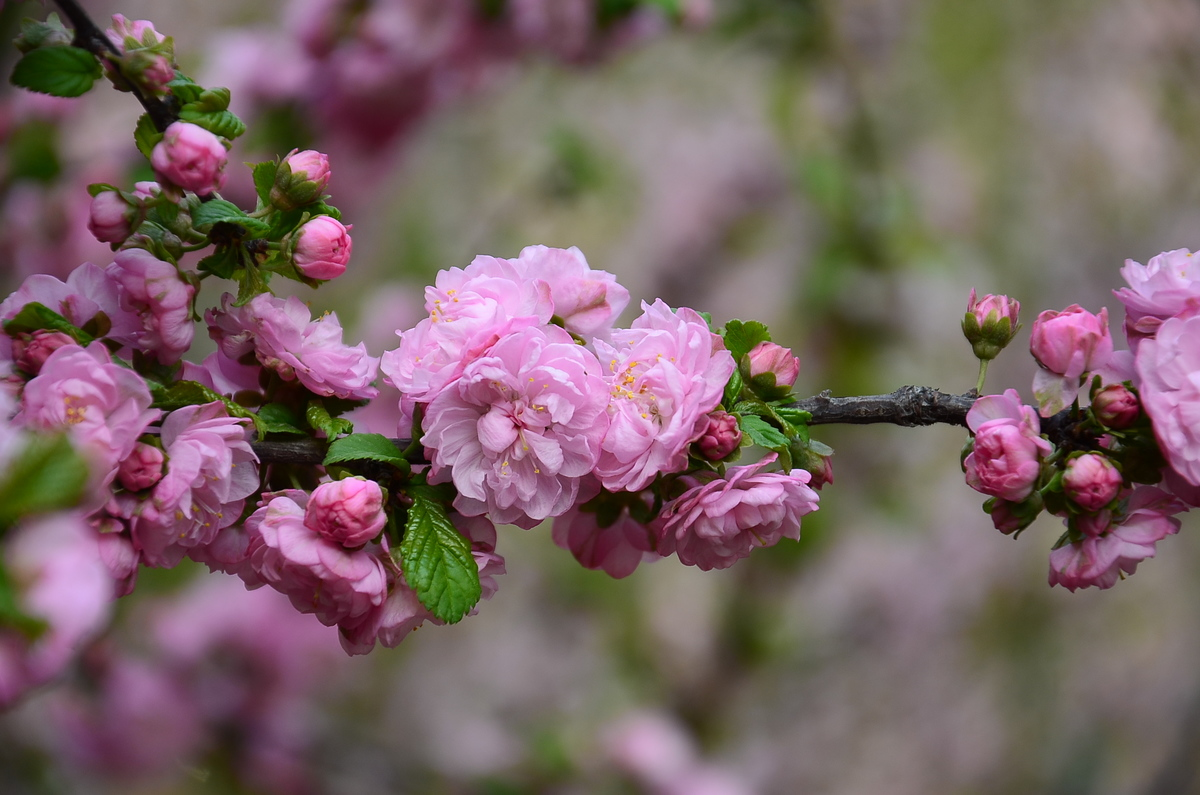
#> input picture Assignment 1/assignment-1-shreyash53/images/Section-4/flower/1.jpg, 1200 x 795 px; its folder holds 4 pictures in this run
$ python sample8.py
#> lines starting #> are read from the running program, lines starting #| are printed output that depends on the picture
import cv2
import numpy as np
import os

class Image_Stitching:
    def __init__(self) :

        self.sift = cv2.SIFT_create()
        self.min_match=10
        self.smoothing_window_size=800
        self.ratio=0.85

    def registration(self,img1,img2):
        img1 = cv2.normalize(img1,None,0,255,cv2.NORM_MINMAX).astype('uint8')
        img2 = cv2.normalize(img2,None,0,255,cv2.NORM_MINMAX).astype('uint8')
        kp2, des2 = self.sift.detectAndCompute(img2, None)
        kp1, des1 = self.sift.detectAndCompute(img1, None)

        good_matches=[]
        good_points = []
        matcher = cv2.BFMatcher()
        raw_matches = matcher.knnMatch(des1, des2, k=2)
        for m1, m2 in raw_matches:
            if m1.distance < self.ratio * m2.distance:
                good_matches.append([m1])
                good_points.append((m1.trainIdx, m1.queryIdx))

        img3 = cv2.drawMatchesKnn(img1, kp1, img2, kp2, good_matches, None, flags=2)
        #cv2.imwrite('matching.jpg', img3)
        if len(good_points) > self.min_match:
            image1_kp = np.float32(
                [kp1[i].pt for (_, i) in good_points])
            image2_kp = np.float32(
                [kp2[i].pt for (i, _) in good_points])
            H, status = cv2.findHomography(image2_kp, image1_kp, cv2.RANSAC,5.0)
        return H

    def create_mask(self,img1,img2,version):
        height_img1 = img1.shape[0]
        width_img1 = img1.shape[1]
        width_img2 = img2.shape[1]
        height_panorama = height_img1
        width_panorama = width_img1 +width_img2
        offset = int(self.smoothing_window_size / 2)
        barrier = img1.shape[1] - int(self.smoothing_window_size / 2)
        mask = np.zeros((height_panorama, width_panorama))
        if version== 'left_image':
            mask[:, barrier - offset:barrier + offset ] = np.tile(np.linspace(1, 0, 2 * offset ).T, (height_panorama, 1))
            mask[:, :barrier - offset] = 1
        else:
            mask[:, barrier - offset :barrier + offset ] = np.tile(np.linspace(0, 1, 2 * offset ).T, (height_panorama, 1))
            mask[:, barrier + offset:] = 1
        return cv2.merge([mask, mask, mask])

    def blending(self,img1,img2):
        H = self.registration(img1,img2)
        height_img1 = img1.shape[0]
        width_img1 = img1.shape[1]
        width_img2 = img2.shape[1]
        height_panorama = height_img1
        width_panorama = width_img1 +width_img2

        panorama1 = np.zeros((height_panorama, width_panorama, 3))
        mask1 = self.create_mask(img1,img2,version='left_image')
        panorama1[0:img1.shape[0], 0:img1.shape[1], :] = img1
        panorama1 *= mask1
        mask2 = self.create_mask(img1,img2,version='right_image')
        panorama2 = cv2.warpPerspective(img2, H, (width_panorama, height_panorama))*mask2
        result=panorama1+panorama2

        rows, cols = np.where(result[:, :, 0] != 0)
        min_row, max_row = min(rows), max(rows) + 1
        min_col, max_col = min(cols), max(cols) + 1
        final_result = result[min_row:max_row, min_col:max_col, :]
        return final_result
def main():
    # num=input("Enter number of images: ")
    images=[]
    for i in os.listdir('../images/Section-4/flower/'):
        # img = input("Enter path of image: ")
        images.append('../images/Section-4/flower/' + i)
#> pass 2 of the loop in main, `for i in os.listdir('../images/Section-4/flower/'):`:


    imst = Image_Stitching()
    final = imst.blending(cv2.imread(images[0]),cv2.imread(images[1]))
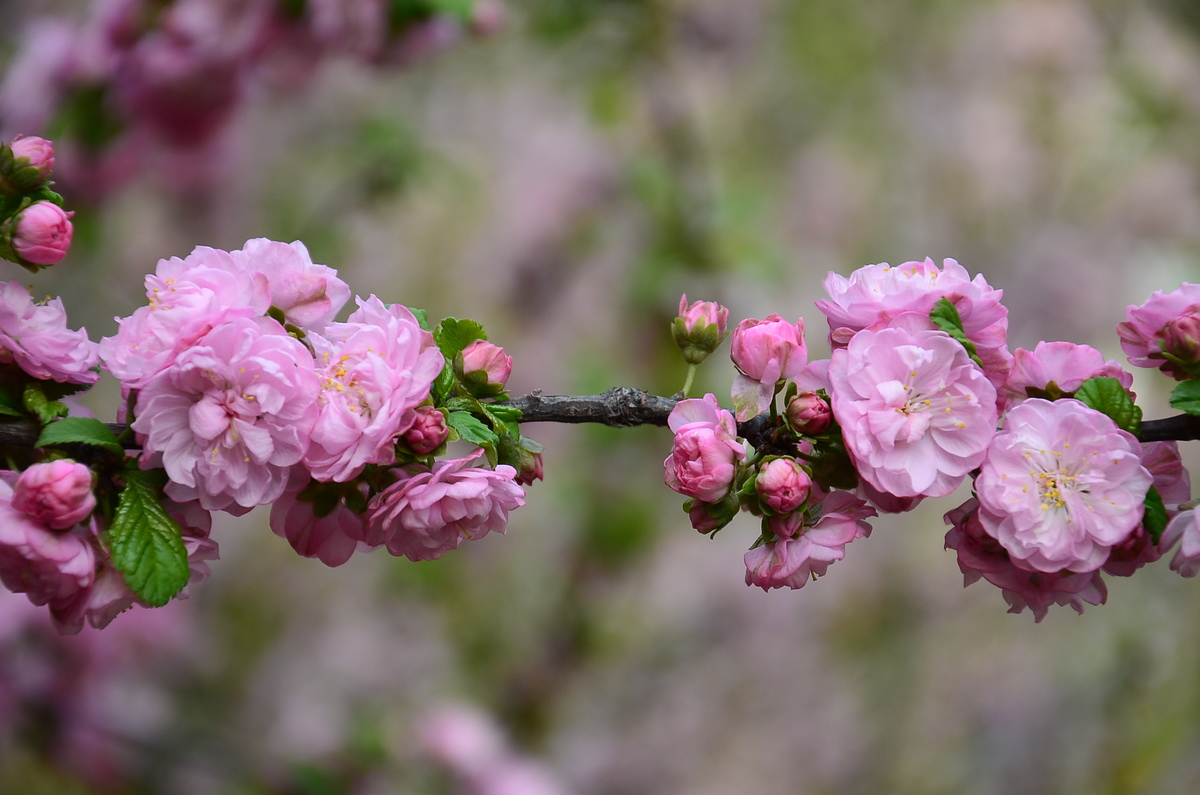
#> input picture Assignment 1/assignment-1-shreyash53/images/Section-4/flower/2.jpg, 1200 x 795 px
#> in registration, img1 is the input picture: shape (795, 1200, 3); mean B, G, R 100, 99.3, 120.4
#> in registration, img2 is the input picture: shape (795, 1200, 3); mean B, G, R 108.6, 110.1, 129
#> in registration, `kp2, des2 = self.sift.detectAndCompute(img2, None)`: kp2 = 2210 keypoints; strongest (x, y, size): (779, 472, 21.5), (745, 440, 2), (975, 473, 6.8), (1054, 486, 2.6)
#> in registration, `kp1, des1 = self.sift.detectAndCompute(img1, None)`: kp1 = 2418 keypoints; strongest (x, y, size): (258, 462, 2.1), (304, 163, 20.9), (421, 440, 2.3), (356, 493, 27)
#> in registration, `raw_matches = matcher.knnMatch(des1, des2, k=2)`: raw_matches = 2418 matches
#> after the loop in registration, `for m1, m2 in raw_matches:`: good_matches = 730 matches; good_points = 730 pairs, first value 2 to 2168, second value 6 to 2413
#> in registration, `image1_kp = np.float32( [kp1[i].pt for (_, i) in good_points])`: image1_kp = 730 pairs, first value 15.18 to 1188.4, second value 21.39 to 744.4
#> in registration, `image2_kp = np.float32( [kp2[i].pt for (i, _) in good_points])`: image2_kp = 730 pairs, first value 6.72 to 1166.8, second value 37.13 to 735
#> in registration, `H, status = cv2.findHomography(image2_kp, image1_kp, cv2.RANSAC,5.0)`: H = [[0.99, 0.02, 273.4], [-0.037, 0.99, 16.95], [-1.61e-05, -3.07e-05, 1]]; status = 730 values, max 1 at index 44, min 0 at index 0, mean 0.775
#> in blending, `min_row, max_row = min(rows), max(rows) + 1`: min_row = 0; max_row = 795
#> in blending, `min_col, max_col = min(cols), max(cols) + 1`: min_col = 0; max_col = 1545

    for i in images[2:]:
        final = imst.blending(final,cv2.imread(i))
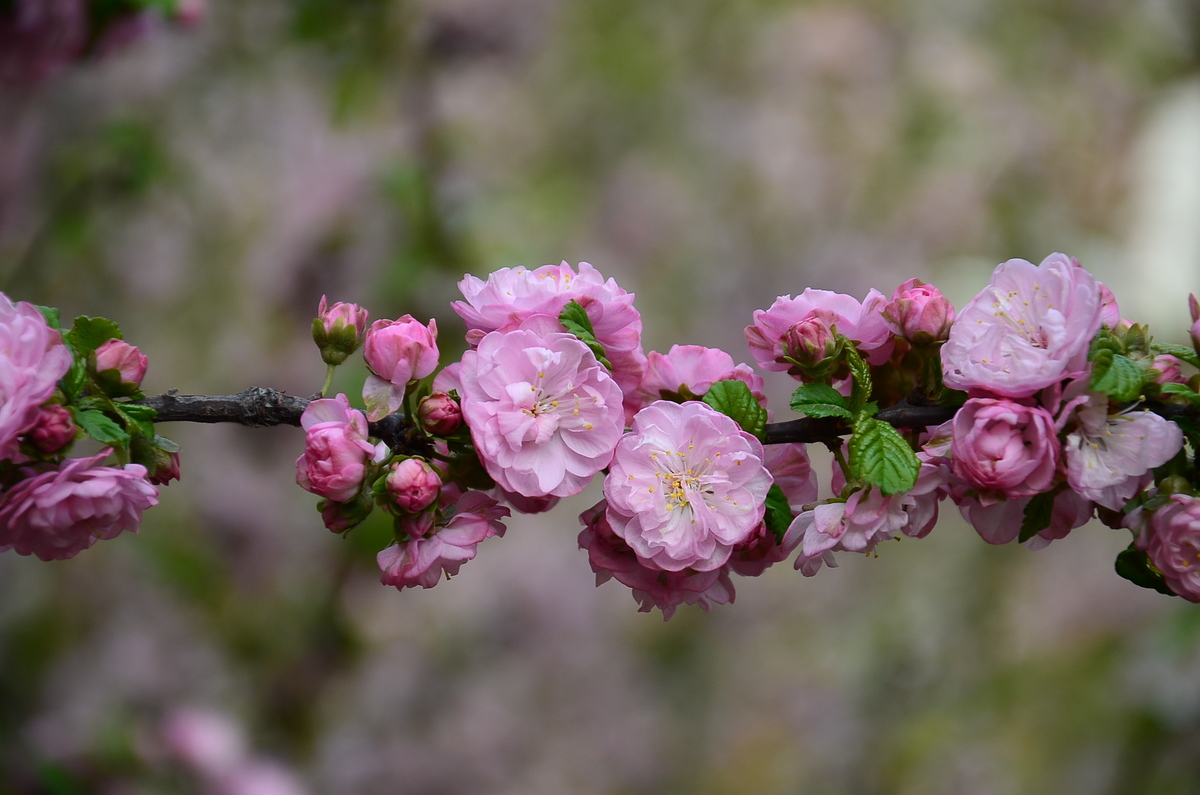
#> input picture Assignment 1/assignment-1-shreyash53/images/Section-4/flower/3.jpg, 1200 x 795 px
#> in registration, img2 is the input picture: shape (795, 1200, 3); mean B, G, R 93.8, 100.2, 113.4
#> in registration (call 2), `kp2, des2 = self.sift.detectAndCompute(img2, None)`: kp2 = 2017 keypoints; strongest (x, y, size): (680, 487, 2.1), (381, 451, 10.9), (606, 471, 5.2), (409, 471, 20.3)
#> in registration (call 2), `kp1, des1 = self.sift.detectAndCompute(img1, None)`: kp1 = 3028 keypoints; strongest (x, y, size): (1084, 468, 22), (258, 462, 2.1), (1287, 463, 7.1), (304, 163, 20.9)
#> in registration (call 2), `raw_matches = matcher.knnMatch(des1, des2, k=2)`: raw_matches = 3028 matches
#> after the loop in registration (call 2), `for m1, m2 in raw_matches:`: good_matches = 585 matches; good_points = 585 pairs, first value 1 to 2013, second value 22 to 3027
#> in registration (call 2), `img3 = cv2.drawMatchesKnn(img1, kp1, img2, kp2, good_matches, None, fl..`:
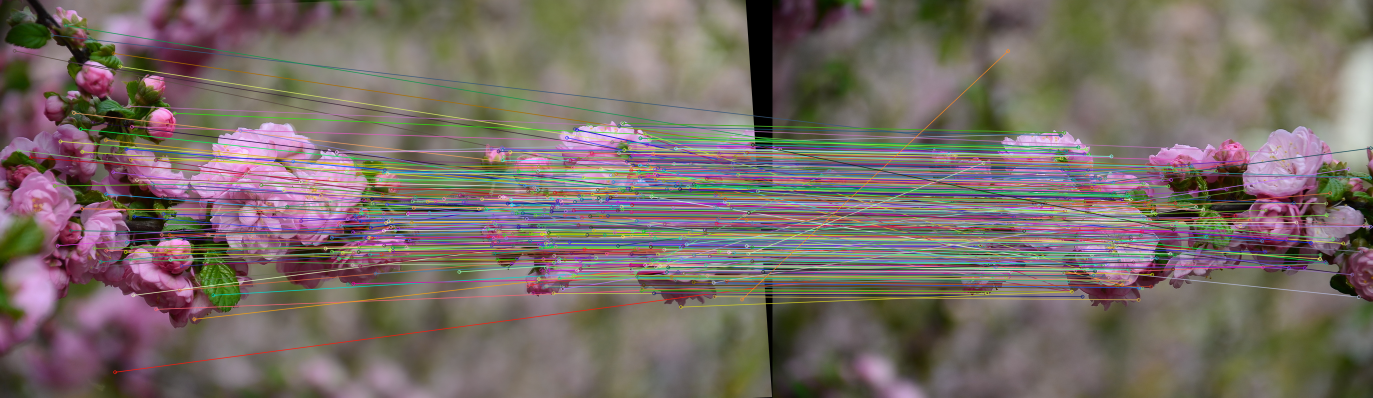
#> img3: shape (795, 2745, 3) (shown at 1/2 size); mean B, G, R 102.6, 107.8, 119.5
#> in registration (call 2), `image1_kp = np.float32( [kp1[i].pt for (_, i) in good_points])`: image1_kp = 585 pairs, first value 28.79 to 1526, second value 50.79 to 744
#> in registration (call 2), `image2_kp = np.float32( [kp2[i].pt for (i, _) in good_points])`: image2_kp = 585 pairs, first value 6.79 to 1195.7, second value 101.6 to 599.3
#> in registration (call 2), `H, status = cv2.findHomography(image2_kp, image1_kp, cv2.RANSAC,5.0)`: H = [[0.956, 0.013, 643.6], [-0.0532, 0.981, 8.62], [-4.25e-05, -4.52e-05, 1]]; status = 585 values, max 1 at index 89, min 0 at index 0, mean 0.585
#> in blending (call 2), `result=panorama1+panorama2`:
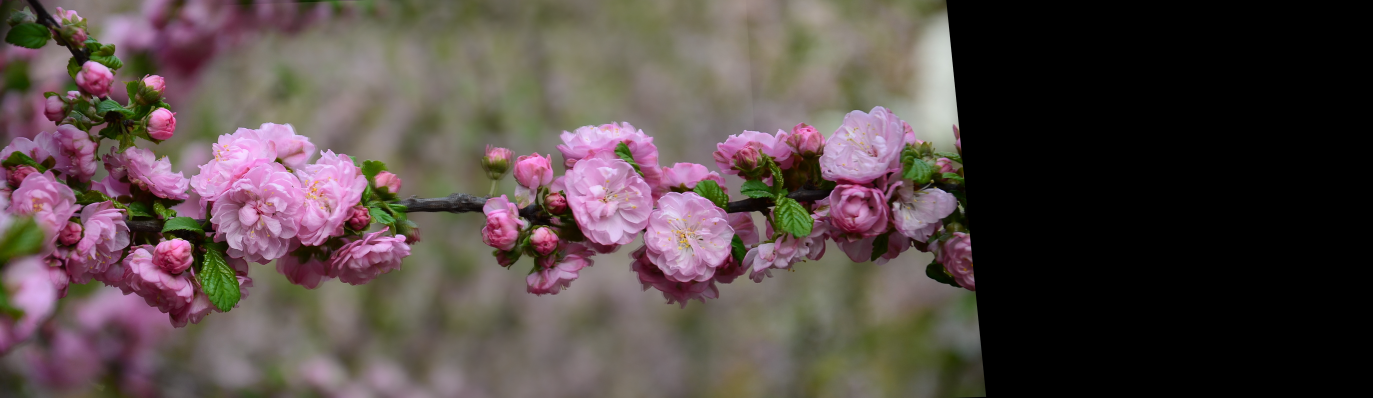
#> result: shape (795, 2745, 3) float64 (shown at 1/2 size); mean B, G, R 71.7, 73.2, 86.3; drawn with min black and max white
#> in blending (call 2), `min_col, max_col = min(cols), max(cols) + 1`: max_col = 1973
#> in blending (call 2), `final_result = result[min_row:max_row, min_col:max_col, :]`:
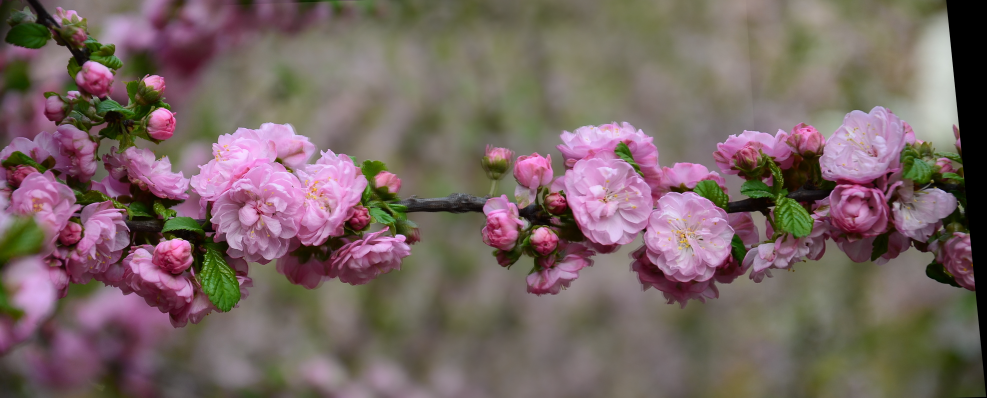
#> final_result: shape (795, 1973, 3) float64 (shown at 1/2 size); mean B, G, R 99.8, 101.9, 120; drawn with min black and max white
#> pass 2 of the loop in main, `for i in images[2:]:`:
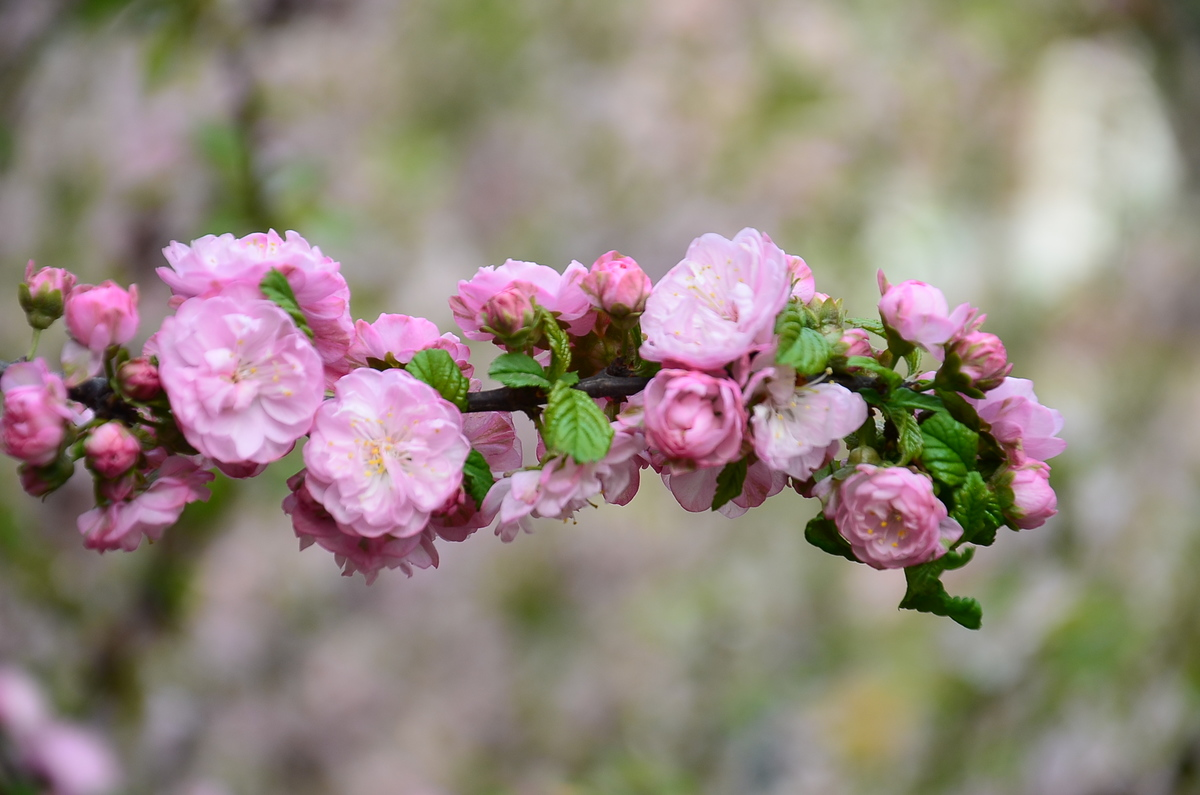
#> input picture Assignment 1/assignment-1-shreyash53/images/Section-4/flower/4.jpg, 1200 x 795 px
#> img1: shape (795, 1973, 3)
#> in registration, img2 is the input picture: shape (795, 1200, 3); mean B, G, R 126, 134.9, 147.9
#> kp2 = 1857 keypoints; strongest (x, y, size): (829, 370, 3.9), (874, 408, 1.9), (379, 364, 12.7), (879, 420, 8.3)
#> kp1 = 3789 keypoints; strongest (x, y, size): (1083, 468, 21.5), (258, 462, 2.1), (304, 163, 20.9), (1289, 460, 5.7)
#> raw_matches = 3789 matches
#> after the loop in registration (call 3), `for m1, m2 in raw_matches:`: good_matches = 677 matches; good_points = 677 pairs, first value 3 to 1844, second value 51 to 3788
#> img3: shape (795, 3173, 3)
#> in blending (call 3), `H = self.registration(img1,img2)`: H = [[0.911, 0.0556, 936.1], [-0.0822, 1.01, 27.43], [-8.65e-05, -2.78e-05, 1]]
#> mask1: shape (795, 3173, 3) float64
#> mask2: shape (795, 3173, 3) float64
#> panorama2: shape (795, 3173, 3) float64
#> in blending (call 3), `result=panorama1+panorama2`:
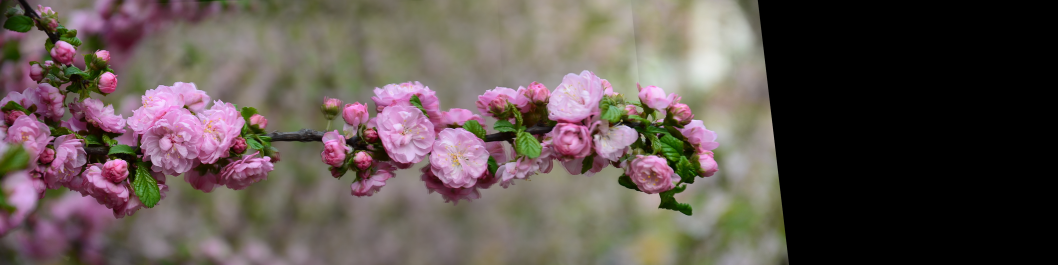
#> result: shape (795, 3173, 3) float64 (shown at 1/3 size); mean B, G, R 81, 84.6, 96.7; drawn with min black and max white
#> max_col = 2368
#> in blending (call 3), `final_result = result[min_row:max_row, min_col:max_col, :]`:
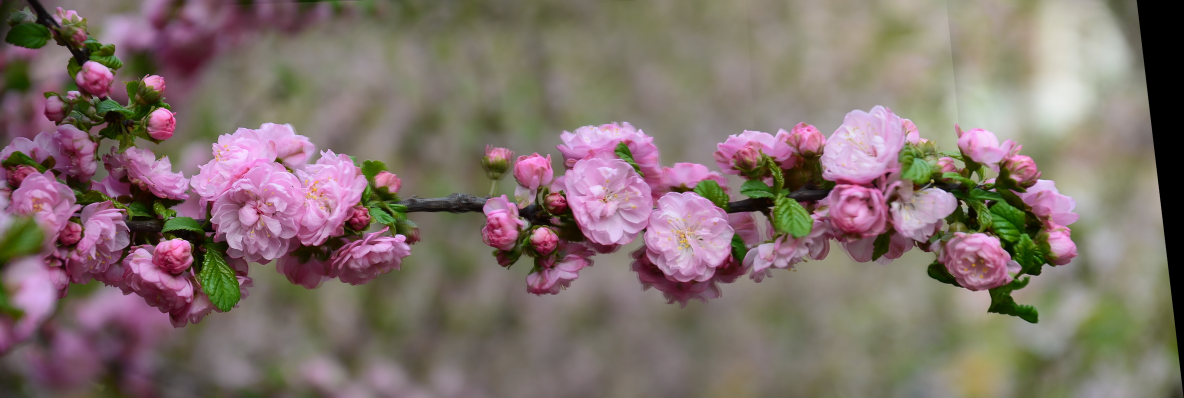
#> final_result: shape (795, 2368, 3) float64 (shown at 1/2 size); mean B, G, R 108.5, 113.4, 129.5; drawn with min black and max white

    cv2.imwrite('panorama.jpg', final)
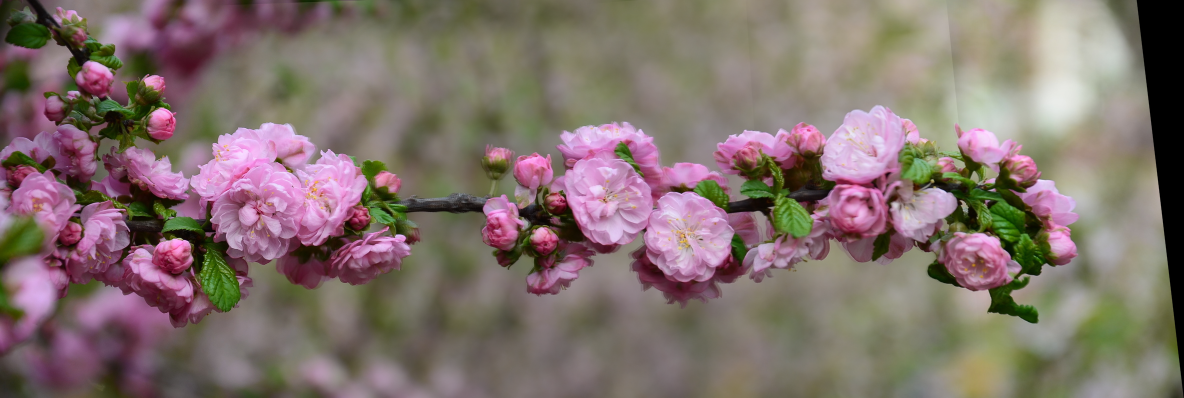
#> saved as panorama.jpg: shape (795, 2368, 3) (shown at 1/2 size); mean B, G, R 108.5, 113.4, 129.5

# if _name_ == '_main_':
main()
# print(dir(Image_Stitching()))
